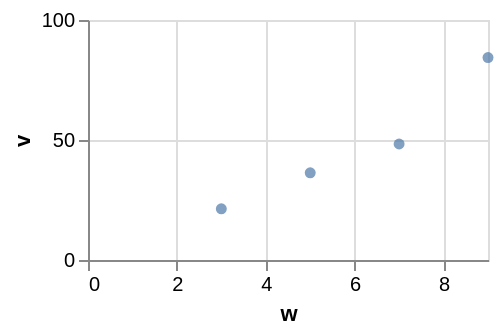

Vega-Lite specification for this chart:
### Vega-Lite specification from a JSON file in a GitHub repository (floating-point values rounded to 4 significant figures)
{"$schema": "https://vega.github.io/schema/vega-lite/v6.json", "width": 200, "height": 120, "data": {"values": [{"c": "alpha", "v": 28, "w": 3, "t": "2024-01-07"}, {"c": "beta", "v": 55, "w": 7, "t": "2024-03-19"}, {"c": "gamma", "v": 43, "w": 5, "t": "2024-06-02"}, {"c": "delta", "v": 91, "w": 9, "t": "2024-09-11"}]}, "mark": {"type": "circle", "yOffset": 8}, "encoding": {"x": {"field": "w", "type": "quantitative"}, "y": {"field": "v", "type": "quantitative"}}}
